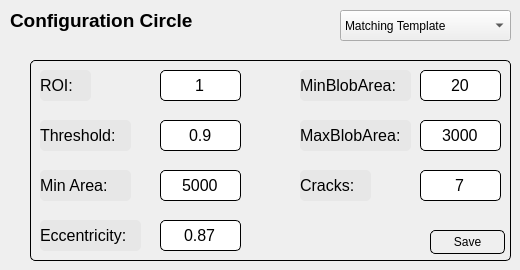
   <widget class="QWidget" name="page_1">
    <widget class="QLabel" name="label_9">
     <property name="geometry">
      <rect>
       <x>10</x>
       <y>0</y>
       <width>201</width>
       <height>41</height>
      </rect>
     </property>
     <property name="font">
      <font>
       <pointsize>14</pointsize>
       <bold>true</bold>
      </font>
     </property>
     <property name="styleSheet">
      <string notr="true">background-color: none;
color: rgb(0, 0, 0);
border: none;</string>
     </property>
     <property name="text">
      <string>Configuration Circle</string>
     </property>
     <property name="alignment">
      <set>Qt::AlignLeading|Qt::AlignLeft|Qt::AlignVCenter</set>
     </property>
    </widget>
    <widget class="QComboBox" name="comboBox_circle">
     <property name="geometry">
      <rect>
       <x>340</x>
       <y>10</y>
       <width>171</width>
       <height>31</height>
      </rect>
     </property>
     <item>
      <property name="text">
       <string>Matching Template</string>
      </property>
     </item>
     <item>
      <property name="text">
       <string>Check Area</string>
      </property>
     </item>
     <item>
      <property name="text">
       <string>Check Circularity</string>
      </property>
     </item>
     <item>
      <property name="text">
       <string>Check Blob</string>
      </property>
     </item>
     <item>
      <property name="text">
       <string>Check Cracks</string>
      </property>
     </item>
     <item>
      <property name="text">
       <string>Final</string>
      </property>
     </item>
    </widget>
    <widget class="QWidget" name="widget_1" native="true">
     <property name="geometry">
      <rect>
       <x>30</x>
       <y>60</y>
       <width>481</width>
       <height>201</height>
      </rect>
     </property>
     <property name="styleSheet">
      <string notr="true">border-radius: 5px;
border: 0.5px solid rgb(0, 0, 0)</string>
     </property>
     <widget class="QLineEdit" name="Eccentricity_1">
      <property name="enabled">
       <bool>true</bool>
      </property>
      <property name="geometry">
       <rect>
        <x>130</x>
        <y>160</y>
        <width>81</width>
        <height>31</height>
       </rect>
      </property>
      <property name="font">
       <font>
        <pointsize>12</pointsize>
        <bold>false</bold>
       </font>
      </property>
      <property name="styleSheet">
       <string notr="true">border: 1px solid rgb(0, 0, 0);</string>
      </property>
      <property name="text">
       <string>0.87</string>
      </property>
      <property name="alignment">
       <set>Qt::AlignCenter</set>
      </property>
     </widget>
     <widget class="QLineEdit" name="Threshold_1">
      <property name="enabled">
       <bool>true</bool>
      </property>
      <property name="geometry">
       <rect>
        <x>130</x>
        <y>60</y>
        <width>81</width>
        <height>31</height>
       </rect>
      </property>
      <property name="font">
       <font>
        <pointsize>12</pointsize>
        <bold>false</bold>
       </font>
      </property>
      <property name="styleSheet">
       <string notr="true">border: 1px solid rgb(0, 0, 0);</string>
      </property>
      <property name="text">
       <string>0.9</string>
      </property>
      <property name="alignment">
       <set>Qt::AlignCenter</set>
      </property>
     </widget>
     <widget class="QLabel" name="label_18">
      <property name="geometry">
       <rect>
        <x>10</x>
        <y>60</y>
        <width>91</width>
        <height>31</height>
       </rect>
      </property>
      <property name="font">
       <font>
        <pointsize>12</pointsize>
        <bold>false</bold>
       </font>
      </property>
      <property name="styleSheet">
       <string notr="true">border: none;
background-color: #e7e7e7;
color: rgb(0, 0, 0);</string>
      </property>
      <property name="text">
       <string>Threshold:</string>
      </property>
     </widget>
     <widget class="QLabel" name="label_20">
      <property name="geometry">
       <rect>
        <x>270</x>
        <y>110</y>
        <width>71</width>
        <height>31</height>
       </rect>
      </property>
      <property name="font">
       <font>
        <pointsize>12</pointsize>
        <bold>false</bold>
       </font>
      </property>
      <property name="styleSheet">
       <string notr="true">border: none;
background-color: #e7e7e7;
color: rgb(0, 0, 0);</string>
      </property>
      <property name="text">
       <string>Cracks:</string>
      </property>
     </widget>
     <widget class="QLineEdit" name="Broken_1">
      <property name="enabled">
       <bool>true</bool>
      </property>
      <property name="geometry">
       <rect>
        <x>390</x>
        <y>110</y>
        <width>81</width>
        <height>31</height>
       </rect>
      </property>
      <property name="font">
       <font>
        <pointsize>12</pointsize>
        <bold>false</bold>
       </font>
      </property>
      <property name="styleSheet">
       <string notr="true">border: 1px solid rgb(0, 0, 0);</string>
      </property>
      <property name="text">
       <string>7</string>
      </property>
      <property name="alignment">
       <set>Qt::AlignCenter</set>
      </property>
     </widget>
     <widget class="QLabel" name="label_21">
      <property name="geometry">
       <rect>
        <x>10</x>
        <y>160</y>
        <width>101</width>
        <height>31</height>
       </rect>
      </property>
      <property name="font">
       <font>
        <pointsize>12</pointsize>
        <bold>false</bold>
       </font>
      </property>
      <property name="styleSheet">
       <string notr="true">border: none;
background-color: #e7e7e7;
color: rgb(0, 0, 0);</string>
      </property>
      <property name="text">
       <string>Eccentricity:</string>
      </property>
     </widget>
     <widget class="QPushButton" name="save1">
      <property name="geometry">
       <rect>
        <x>400</x>
        <y>170</y>
        <width>75</width>
        <height>24</height>
       </rect>
      </property>
      <property name="text">
       <string>Save</string>
      </property>
     </widget>
     <widget class="QLineEdit" name="min_area_1">
      <property name="enabled">
       <bool>true</bool>
      </property>
      <property name="geometry">
       <rect>
        <x>130</x>
        <y>110</y>
        <width>81</width>
        <height>31</height>
       </rect>
      </property>
      <property name="font">
       <font>
        <pointsize>12</pointsize>
        <bold>false</bold>
       </font>
      </property>
      <property name="styleSheet">
       <string notr="true">border: 1px solid rgb(0, 0, 0);</string>
      </property>
      <property name="text">
       <string>5000</string>
      </property>
      <property name="alignment">
       <set>Qt::AlignCenter</set>
      </property>
     </widget>
     <widget class="QLabel" name="label_27">
      <property name="geometry">
       <rect>
        <x>10</x>
        <y>110</y>
        <width>91</width>
        <height>31</height>
       </rect>
      </property>
      <property name="font">
       <font>
        <pointsize>12</pointsize>
        <bold>false</bold>
       </font>
      </property>
      <property name="styleSheet">
       <string notr="true">border: none;
background-color: #e7e7e7;
color: rgb(0, 0, 0);</string>
      </property>
      <property name="text">
       <string>Min Area:</string>
      </property>
     </widget>
     <widget class="QLabel" name="label_30">
      <property name="geometry">
       <rect>
        <x>10</x>
        <y>10</y>
        <width>51</width>
        <height>31</height>
       </rect>
      </property>
      <property name="font">
       <font>
        <pointsize>12</pointsize>
        <bold>false</bold>
       </font>
      </property>
      <property name="styleSheet">
       <string notr="true">border: none;
background-color: #e7e7e7;
color: rgb(0, 0, 0);</string>
      </property>
      <property name="text">
       <string>ROI:</string>
      </property>
     </widget>
     <widget class="QLineEdit" name="ROI_1">
      <property name="enabled">
       <bool>true</bool>
      </property>
      <property name="geometry">
       <rect>
        <x>130</x>
        <y>10</y>
        <width>81</width>
        <height>31</height>
       </rect>
      </property>
      <property name="font">
       <font>
        <pointsize>12</pointsize>
        <bold>false</bold>
       </font>
      </property>
      <property name="styleSheet">
       <string notr="true">border: 1px solid rgb(0, 0, 0);</string>
      </property>
      <property name="text">
       <string>1</string>
      </property>
      <property name="alignment">
       <set>Qt::AlignCenter</set>
      </property>
     </widget>
     <widget class="QLabel" name="label_31">
      <property name="geometry">
       <rect>
        <x>270</x>
        <y>60</y>
        <width>111</width>
        <height>31</height>
       </rect>
      </property>
      <property name="font">
       <font>
        <pointsize>12</pointsize>
        <bold>false</bold>
       </font>
      </property>
      <property name="styleSheet">
       <string notr="true">border: none;
background-color: #e7e7e7;
color: rgb(0, 0, 0);</string>
      </property>
      <property name="text">
       <string>MaxBlobArea:</string>
      </property>
     </widget>
     <widget class="QLineEdit" name="maxBlob_1">
      <property name="enabled">
       <bool>true</bool>
      </property>
      <property name="geometry">
       <rect>
        <x>390</x>
        <y>60</y>
        <width>81</width>
        <height>31</height>
       </rect>
      </property>
      <property name="font">
       <font>
        <pointsize>12</pointsize>
        <bold>false</bold>
       </font>
      </property>
      <property name="styleSheet">
       <string notr="true">border: 1px solid rgb(0, 0, 0);</string>
      </property>
      <property name="text">
       <string>3000</string>
      </property>
      <property name="alignment">
       <set>Qt::AlignCenter</set>
      </property>
     </widget>
     <widget class="QLabel" name="label_32">
      <property name="geometry">
       <rect>
        <x>270</x>
        <y>10</y>
        <width>111</width>
        <height>31</height>
       </rect>
      </property>
      <property name="font">
       <font>
        <pointsize>12</pointsize>
        <bold>false</bold>
       </font>
      </property>
      <property name="styleSheet">
       <string notr="true">border: none;
background-color: #e7e7e7;
color: rgb(0, 0, 0);</string>
      </property>
      <property name="text">
       <string>MinBlobArea:</string>
      </property>
     </widget>
     <widget class="QLineEdit" name="minBlob_1">
      <property name="enabled">
       <bool>true</bool>
      </property>
      <property name="geometry">
       <rect>
        <x>390</x>
        <y>10</y>
        <width>81</width>
        <height>31</height>
       </rect>
      </property>
      <property name="font">
       <font>
        <pointsize>12</pointsize>
        <bold>false</bold>
       </font>
      </property>
      <property name="styleSheet">
       <string notr="true">border: 1px solid rgb(0, 0, 0);</string>
      </property>
      <property name="text">
       <string>20</string>
      </property>
      <property name="alignment">
       <set>Qt::AlignCenter</set>
      </property>
     </widget>
    </widget>
   </widget>
